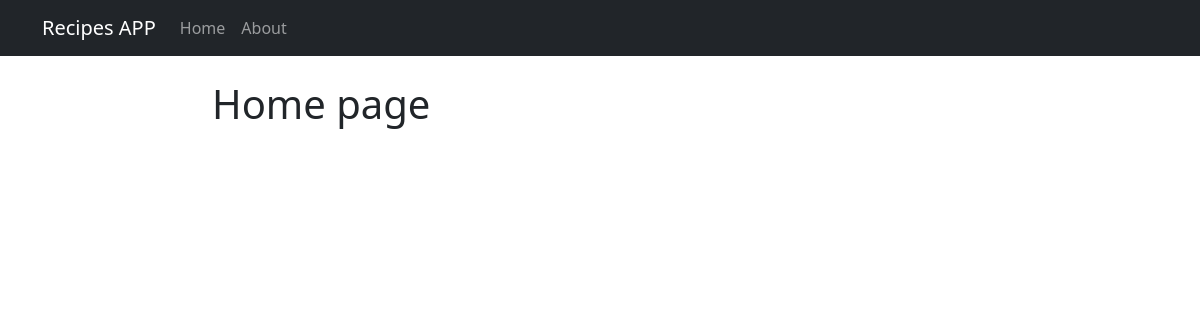
Before: / with the older database file.
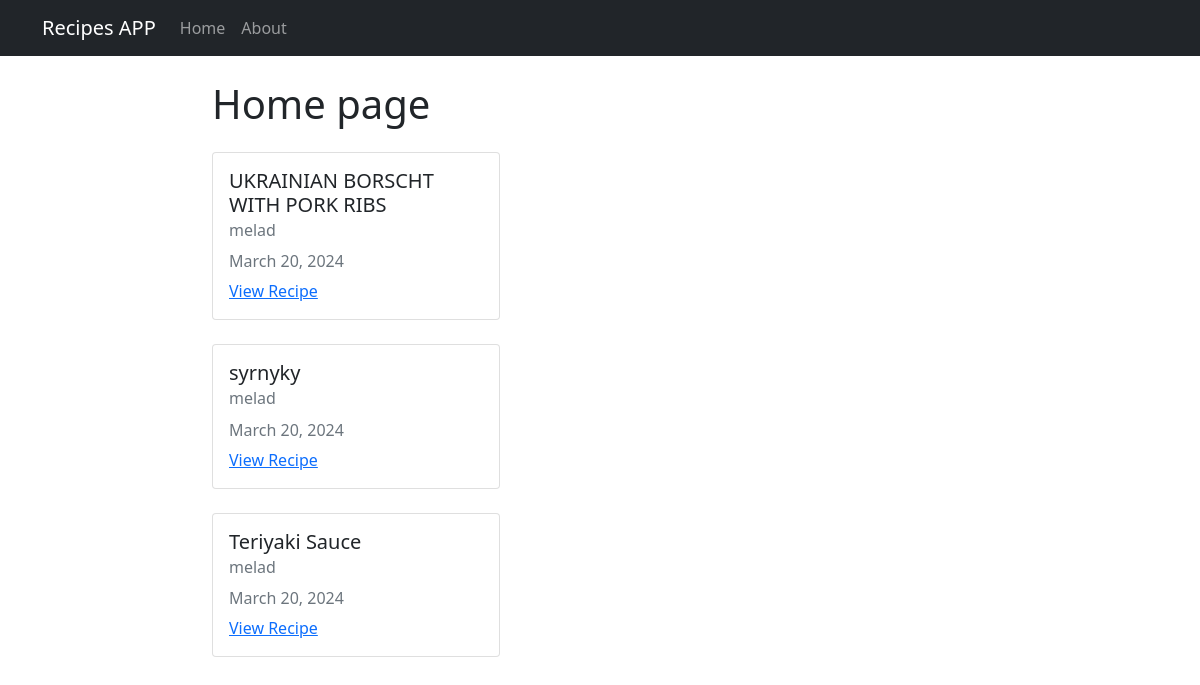
After: the same page with the newer database file.
### recipes/models.py (models this page shows, shortened)
class Recipe(models.Model):
    title = models.CharField(max_length=100)
    description = models.TextField()
    author = models.ForeignKey(User, on_delete=models.CASCADE)
    created_at = models.DateTimeField(auto_now_add=True)
    updated_at = models.DateTimeField(auto_now=True)

### recipes/views.py (the view)
# urls.py: 2. Add a URL to urlpatterns:  path('', views.home, name='home')
def home(request):
    recipes = models.Recipe.objects.all()
    context = {
        'recipes': recipes
    }
    return render(request, "recipes/home.html", context)

### recipes/templates/recipes/home.html
{% extends 'recipes/base.html' %}
{% block content %}
    <h1>Home page</h1>
{% for recipe in recipes %}
  <div class="card my-4" style="width: 18rem;">
    <div class="card-body">
      <h5 class="card-title">{{ recipe.title }}</h5>
      <h6 class="card-subtitle mb-2 text-muted">{{ recipe.author }}</h6>
      <p class="card-text"{{ recipe.description }}</p>
      <h6 class="card-subtitle mb-2 text-muted">
        {{ recipe.updated_at|date:"F d, Y" }}
      </h6>
      <a href="#" class="card-link">View Recipe </a>
    </div>
  </div>
{% endfor %}{% endblock content %}

### recipes/templates/recipes/base.html (shortened to what this page needs)
<!DOCTYPE html>
<html lang="en">
<head>
    <link href="https://cdn.jsdelivr.net/npm/bootstrap@5.0.2/dist/css/bootstrap.min.css" rel="stylesheet">
</head>
    <body>
    <nav class="navbar navbar-expand-lg navbar-dark bg-dark">
  <div class="container">
    <a class="navbar-brand" href="{% url 'recipes-home' %}">Recipes APP</a>
    <div class="collapse navbar-collapse" id="navbarSupportedContent">
      <ul class="navbar-nav me-auto mb-2 mb-lg-0">
        <li class="nav-item">
          <a class="nav-link" aria-current="page" href="{% url 'recipes-home' %}">Home</a>
        </li>
        <li class="nav-item">
          <a class="nav-link" href="{% url 'recipes-about' %}">About</a>
        </li>
      </ul>
    </div>
  </div>
</nav>
 <div class="container mt-4 col-8"> {% block content %} {% endblock content %}</div>
    </body>
</html>

Changed rows visible on the page:
added Recipe: title "UKRAINIAN BORSCHT WITH PORK RIBS", author "melad", updated_at "March 20, 2024"
added Recipe: title "syrnyky", author "melad", updated_at "March 20, 2024"
added Recipe: title "Teriyaki Sauce", author "melad", updated_at "March 20, 2024"
